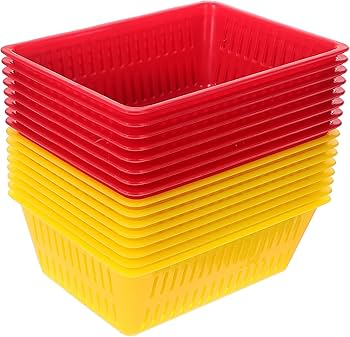
#> input picture image processing codes/KODLAR11_Renkli_Goruntu_Isleme/KODLAR11_Renkli_Goruntu_Isleme/R1_Sari_Kirmizi.jpg, 350 x 337 px
$ python GIT6_K6_RESIM_Sari_Renk_Filtrele.py
#> lines starting #> are read from the running program, lines starting #| are printed output that depends on the picture; after the words box and inside, x2 and y2 are one past the last pixel; in counts of white or black regions, pixels touching at a corner belong together
import cv2
import numpy as np

img=cv2.imread('R1_Sari_Kirmizi.jpg')
#> img is the input picture: shape (337, 350, 3); mean B, G, R 94.4, 140.1, 230.3
hsv=cv2.cvtColor(img,cv2.COLOR_BGR2HSV)
#> hsv: shape (337, 350, 3); mean H, S, V 84.1, 165, 230.4

dusuk_sari=np.array([16,36,0])
ust_sari=np.array([32,255,255])
mask=cv2.inRange(hsv,dusuk_sari,ust_sari)
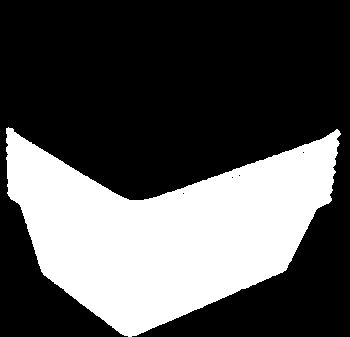
#> mask: shape (337, 350); 32.7% white; 1 white region, box (x1, y1, x2, y2) and area: (6, 127, 341, 337) 38527


son_resim=cv2.bitwise_and(img,img,mask=mask)
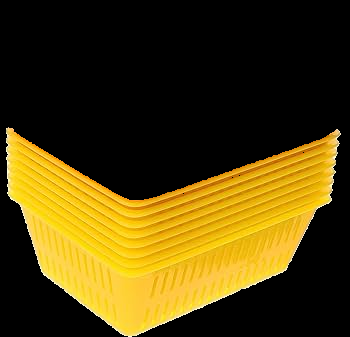
#> son_resim: shape (337, 350, 3); mean B, G, R 11.7, 62.8, 79

cv2.imshow('img',img)
cv2.imshow('mask', mask)
cv2.imshow('son_resim', son_resim)


cv2.imshow('hsv',hsv)

cv2.waitKey(0)
cv2.destroyAllWindows()

$ run again, with image processing codes/KODLAR11_Renkli_Goruntu_Isleme/KODLAR11_Renkli_Goruntu_Isleme/R2_Sari_Kutucuk_Mavi_Kapak.jpg copied over image processing codes/KODLAR11_Renkli_Goruntu_Isleme/KODLAR11_Renkli_Goruntu_Isleme/R1_Sari_Kirmizi.jpg
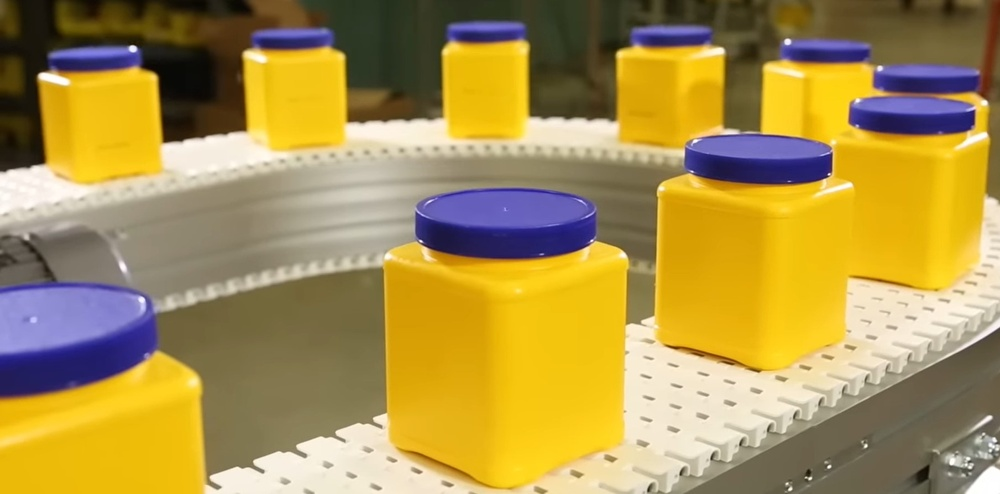
#> input picture image processing codes/KODLAR11_Renkli_Goruntu_Isleme/KODLAR11_Renkli_Goruntu_Isleme/R2_Sari_Kutucuk_Mavi_Kapak.jpg, 1000 x 494 px, shrunk from 1809 x 894 before the run
#> img is the input picture: shape (494, 1000, 3); mean B, G, R 78.3, 146.5, 170.4
#> hsv: shape (494, 1000, 3); mean H, S, V 33.1, 144.3, 177.1
#> `mask=cv2.inRange(hsv,dusuk_sari,ust_sari)`:
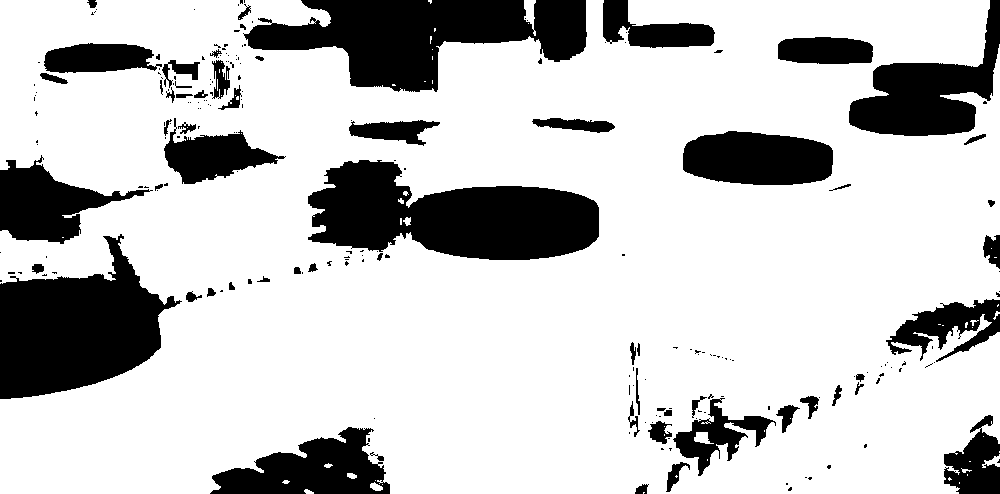
#> mask: shape (494, 1000); 77.7% white; 221 black regions (160 under 20 px), largest, box (x1, y1, x2, y2) and area: (308, 160, 599, 260) 19029, (243, 0, 587, 92) 17716, (0, 234, 182, 399) 17350
#> `son_resim=cv2.bitwise_and(img,img,mask=mask)`:
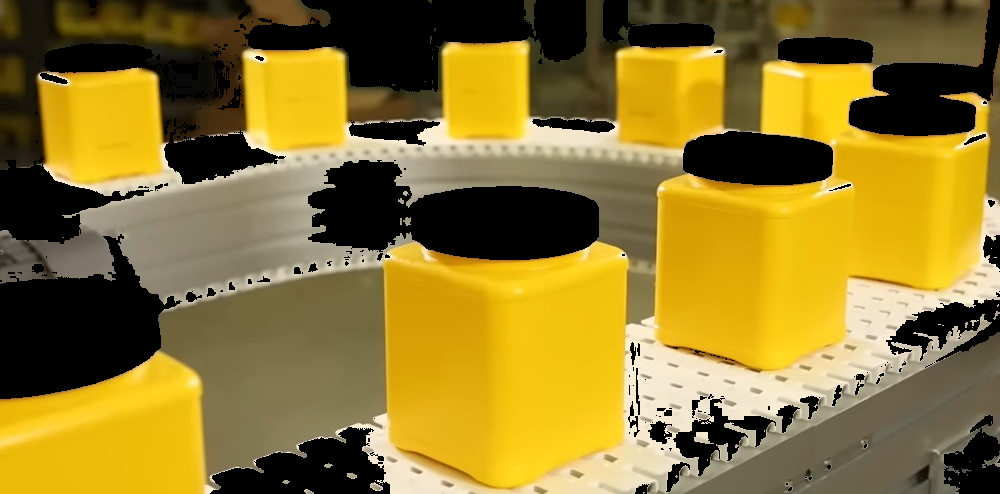
#> son_resim: shape (494, 1000, 3); mean B, G, R 46.6, 119.7, 142.3

$ run again, with image processing codes/KODLAR11_Renkli_Goruntu_Isleme/KODLAR11_Renkli_Goruntu_Isleme/bee.jpg copied over image processing codes/KODLAR11_Renkli_Goruntu_Isleme/KODLAR11_Renkli_Goruntu_Isleme/R1_Sari_Kirmizi.jpg
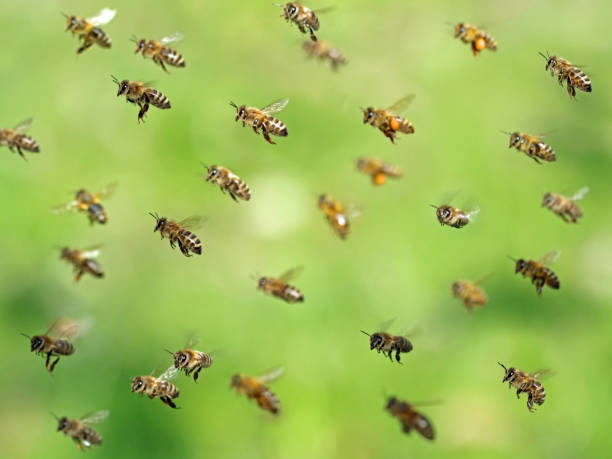
#> input picture image processing codes/KODLAR11_Renkli_Goruntu_Isleme/KODLAR11_Renkli_Goruntu_Isleme/bee.jpg, 612 x 459 px
#> img is the input picture: shape (459, 612, 3); mean B, G, R 89.1, 187.1, 158.7
#> hsv: shape (459, 612, 3); mean H, S, V 38.2, 135.9, 188.5
#> `mask=cv2.inRange(hsv,dusuk_sari,ust_sari)`:
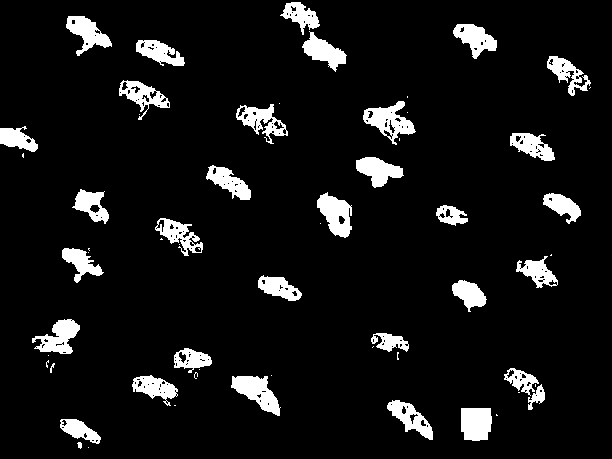
#> mask: shape (459, 612); 8% white; 59 white regions (25 under 20 px), largest, box (x1, y1, x2, y2) and area: (231, 376, 281, 416) 1018, (363, 101, 416, 145) 1017, (317, 192, 352, 238) 966
#> `son_resim=cv2.bitwise_and(img,img,mask=mask)`:
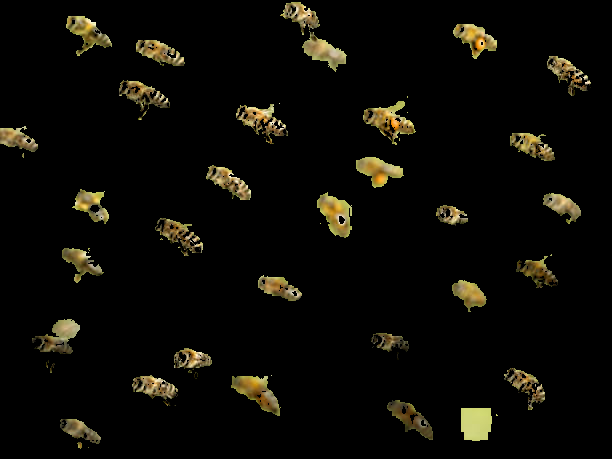
#> son_resim: shape (459, 612, 3); mean B, G, R 5.8, 10.4, 11.7
